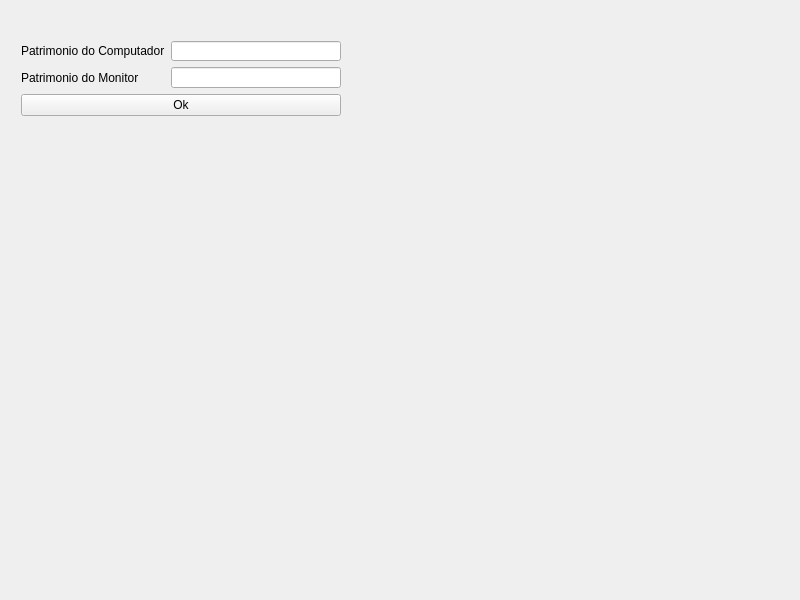
<?xml version="1.0" encoding="UTF-8"?>
<ui version="4.0">
 <class>Mapa</class>
 <widget class="QMainWindow" name="Mapa">
  <property name="geometry">
   <rect>
    <x>0</x>
    <y>0</y>
    <width>800</width>
    <height>600</height>
   </rect>
  </property>
  <property name="minimumSize">
   <size>
    <width>800</width>
    <height>600</height>
   </size>
  </property>
  <property name="windowTitle">
   <string>Mapa</string>
  </property>
  <widget class="QWidget" name="centralWidget">
   <property name="minimumSize">
    <size>
     <width>800</width>
     <height>600</height>
    </size>
   </property>
   <widget class="QWidget" name="">
    <property name="geometry">
     <rect>
      <x>10</x>
      <y>30</y>
      <width>342</width>
      <height>97</height>
     </rect>
    </property>
    <layout class="QVBoxLayout" name="verticalLayout">
     <item>
      <layout class="QFormLayout" name="formLayout">
       <item row="0" column="0">
        <widget class="QLabel" name="label_3">
         <property name="text">
          <string>Patrimonio do Computador</string>
         </property>
        </widget>
       </item>
       <item row="0" column="1">
        <widget class="QLineEdit" name="lineEdit_3"/>
       </item>
       <item row="1" column="0">
        <widget class="QLabel" name="label_2">
         <property name="text">
          <string>Patrimonio do Monitor</string>
         </property>
        </widget>
       </item>
       <item row="1" column="1">
        <widget class="QLineEdit" name="lineEdit_2"/>
       </item>
      </layout>
     </item>
     <item>
      <widget class="QPushButton" name="okButton">
       <property name="text">
        <string>Ok</string>
       </property>
      </widget>
     </item>
    </layout>
   </widget>
   <zorder>verticalLayoutWidget</zorder>
   <zorder>okButton</zorder>
   <zorder>lineEdit</zorder>
   <zorder>label</zorder>
   <zorder>label_2</zorder>
   <zorder>lineEdit_2</zorder>
   <zorder>label_3</zorder>
   <zorder>lineEdit_3</zorder>
  </widget>
 </widget>
 <layoutdefault spacing="6" margin="11"/>
 <resources/>
 <connections/>
</ui>
